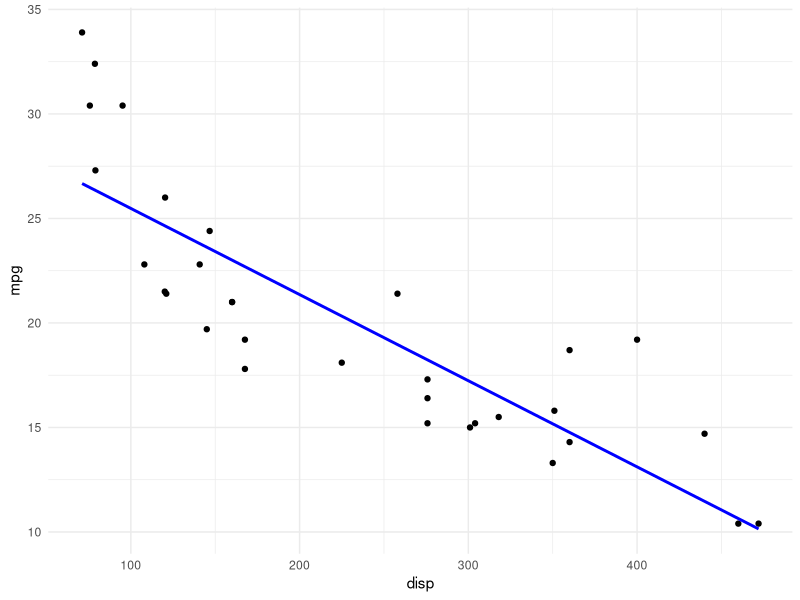

Here is the R script that generated this plot:
library(ggplot2)


ggplot(mtcars, aes(x = disp, y = mpg)) +
  geom_point() +
  geom_smooth(method = "lm", se = FALSE, color = "blue") +
  theme_minimal()
